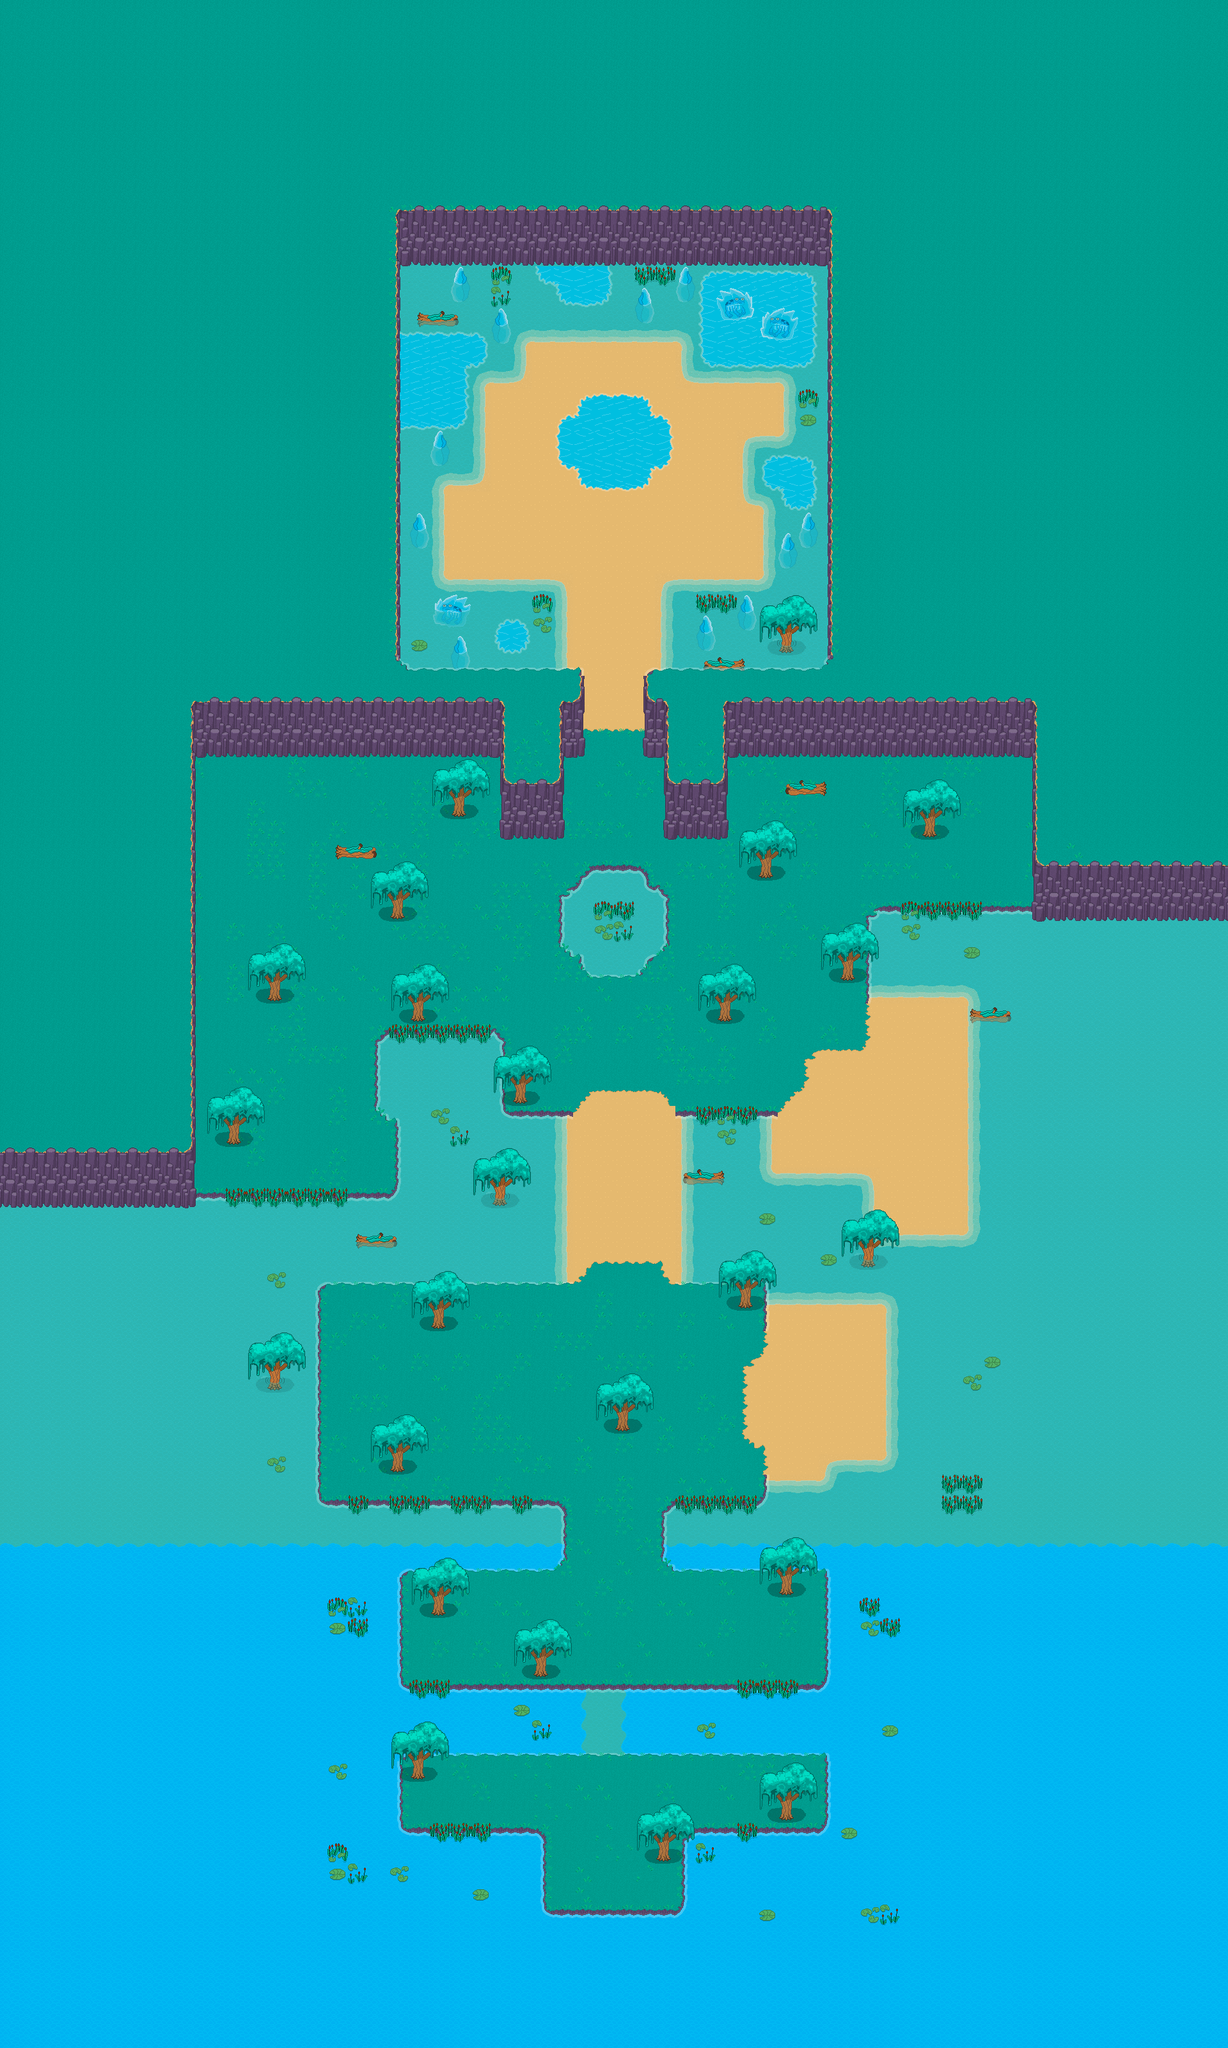

A 2D game scene composited from a Tiled map and its tileset images. What follows is a short description and the map's XML, with each tile layer's data collapsed to a summary:
An orthogonal 60x100 tile map with 32x32 px tiles, 7 tile layers (Water, Floor, BossDeco, BossFrogs, ...), 1 hidden layer not drawn, 2 tilesets and 174 objects.

<map version="1.9" tiledversion="1.9.2" orientation="orthogonal" renderorder="right-down" width="60" height="100" tilewidth="32" tileheight="32" infinite="0" nextlayerid="15" nextobjectid="260">
 <tileset firstgid="1" name="Tileset_Lake" tilewidth="32" tileheight="32" tilecount="500" columns="25">
  <image source="Tilesets/Tileset_Lake.png" width="800" height="640" />
 </tileset>
 <tileset firstgid="501" name="Tileset_Puzzle" tilewidth="32" tileheight="32" tilecount="24" columns="6">
  <image source="Tilesets/Tileset_Puzzle.png" width="192" height="128" />
 </tileset>
 <layer id="1" name="Water" width="60" height="100">
  <properties>
   <property name="Draw" type="bool" value="true" />
  </properties>
  <data>[6000 cells, 2882 non-empty, 8 distinct tile ids]</data>
 </layer>
 <layer id="2" name="Floor" width="60" height="100">
  <properties>
   <property name="Draw" type="bool" value="true" />
  </properties>
  <data>[6000 cells, 3063 non-empty, 23 distinct tile ids]</data>
 </layer>
 <layer id="12" name="BossDeco" width="60" height="100">
  <properties>
   <property name="Draw" type="bool" value="true" />
  </properties>
  <data>[6000 cells, 150 non-empty, 49 distinct tile ids]</data>
 </layer>
 <layer id="13" name="BossFrogs" width="60" height="100">
  <properties>
   <property name="Draw" type="bool" value="true" />
  </properties>
  <data>[6000 cells, 12 non-empty, 12 distinct tile ids]</data>
 </layer>
 <layer id="3" name="Edges" width="60" height="100">
  <properties>
   <property name="Draw" type="bool" value="true" />
  </properties>
  <data>[6000 cells, 268 non-empty, 28 distinct tile ids]</data>
 </layer>
 <layer id="4" name="Plants" width="60" height="100">
  <properties>
   <property name="Draw" type="bool" value="true" />
  </properties>
  <data>[6000 cells, 302 non-empty, 38 distinct tile ids]</data>
 </layer>
 <layer id="6" name="Walls" width="60" height="100">
  <properties>
   <property name="Draw" type="bool" value="true" />
  </properties>
  <data>[6000 cells, 837 non-empty, 40 distinct tile ids]</data>
 </layer>
 <layer id="5" name="Puzzle" width="60" height="100" visible="0">
  <data>[6000 cells, 25 non-empty, 6 distinct tile ids]</data>
 </layer>
 <objectgroup id="7" name="Collisions" visible="0">
  <object id="1" x="306.273" y="1170.61" width="589.629" height="11" />
  <object id="2" x="1023.97" y="1169.61" width="591.467" height="12" />
  <object id="4" x="782.606" y="1181.94" width="99" height="129" />
  <object id="5" x="1038.07" y="1181.61" width="100" height="129.5" />
  <object id="6" x="922.94" y="1351.92" width="79.6667" height="172.72" />
  <object id="9" x="874.94" y="1397.86" width="170.167" height="80.1667" />
  <object id="15" x="1357.1" y="1438.44" width="188.5" height="100.167" />
  <object id="16" x="1532.27" y="1530.86" width="12.5" height="437.5" />
  <object id="17" x="1404.27" y="1947.69" width="130.333" height="407.833" />
  <object id="18" x="1038.27" y="2361.53" width="366.378" height="37.6663" />
  <object id="19" x="1196.36" y="2330.8" width="208.242" height="20.4845" />
  <object id="20" x="1309.67" y="2299.55" width="95.1965" height="31.5754" />
  <object id="21" x="1045.58" y="2347.53" width="154.628" height="17.4163" />
  <object id="22" x="1083.44" y="1736.69" width="103.333" height="267.833" />
  <object id="23" x="1186.61" y="1851.36" width="160.666" height="153.166" />
  <object id="24" x="1196.44" y="1947.02" width="210.666" height="72.1663" />
  <object id="25" x="589.94" y="1633.69" width="196.666" height="102.499" />
  <object id="26" x="620.849" y="1736.23" width="246.59" height="268.458" />
  <object id="28" x="302.353" y="1864.04" width="346.465" height="140.488" />
  <object id="29" x="490.624" y="2004.49" width="9.13167" height="349.988" />
  <object id="30" x="498.417" y="2353.78" width="386.378" height="45.9996" />
  <object id="31" x="498.417" y="2344.61" width="375.378" height="8.9996" />
  <object id="32" x="499.207" y="2002.86" width="9.38167" height="8.738" />
  <object id="36" x="1612.77" y="1182.61" width="3.5" height="255.25" />
  <object id="37" x="300.439" y="1168.86" width="5.33333" height="699.333" />
  <object id="38" x="1068.3" y="1831.69" width="15.25" height="18.5" />
  <object id="39" x="524.091" y="1317.5" width="65.1136" height="24.8523" />
  <object id="41" x="1228.18" y="1218.35" width="65.0795" height="23.6023" />
  <object id="42" x="1516.36" y="1575.66" width="15.9091" height="22.8523" />
  <object id="43" x="710.429" y="1236.74" width="15.0425" height="30.4833" />
  <object id="44" x="677.637" y="1212.91" width="87.2727" height="24.4545" />
  <object id="45" x="679.546" y="1201.81" width="80.3636" height="13.7272" />
  <object id="46" x="704.637" y="1198.53" width="50" height="3.90905" />
  <object id="47" x="712" y="1192.44" width="36.5455" height="6.63632" />
  <object id="48" x="715.818" y="1185.99" width="28.5455" height="6.63632" />
  <object id="49" x="614.929" y="1396.99" width="15.0425" height="30.4833" />
  <object id="50" x="582.137" y="1373.16" width="87.2727" height="24.4545" />
  <object id="51" x="584.046" y="1362.06" width="80.3636" height="13.7272" />
  <object id="52" x="609.137" y="1358.79" width="50" height="3.90905" />
  <object id="53" x="616.5" y="1352.69" width="36.5455" height="6.63632" />
  <object id="54" x="620.318" y="1346.24" width="28.5455" height="6.63632" />
  <object id="55" x="646.429" y="1557.07" width="15.0425" height="30.4833" />
  <object id="56" x="613.637" y="1533.25" width="87.2727" height="24.4545" />
  <object id="57" x="615.546" y="1522.14" width="80.3636" height="13.7272" />
  <object id="58" x="640.637" y="1518.87" width="50" height="3.90905" />
  <object id="59" x="648" y="1512.78" width="36.5455" height="6.63632" />
  <object id="60" x="651.818" y="1506.32" width="28.5455" height="6.63632" />
  <object id="61" x="422.429" y="1525.41" width="15.0425" height="30.4833" />
  <object id="62" x="389.636" y="1501.58" width="87.2727" height="24.4545" />
  <object id="63" x="391.545" y="1490.48" width="80.3636" height="13.7272" />
  <object id="64" x="416.636" y="1487.2" width="50" height="3.90905" />
  <object id="65" x="424" y="1481.11" width="36.5455" height="6.63632" />
  <object id="66" x="427.818" y="1474.66" width="28.5455" height="6.63632" />
  <object id="67" x="358.428" y="1749.41" width="15.0425" height="30.4833" />
  <object id="68" x="325.636" y="1725.58" width="87.2727" height="24.4545" />
  <object id="69" x="327.545" y="1714.48" width="80.3636" height="13.7272" />
  <object id="70" x="352.636" y="1711.2" width="50" height="3.90905" />
  <object id="71" x="359.999" y="1705.11" width="36.5455" height="6.63632" />
  <object id="72" x="363.817" y="1698.66" width="28.5455" height="6.63632" />
  <object id="73" x="1446.09" y="1269.07" width="15.0425" height="30.4833" />
  <object id="74" x="1413.3" y="1245.25" width="87.2727" height="24.4545" />
  <object id="75" x="1415.21" y="1234.14" width="80.3636" height="13.7272" />
  <object id="76" x="1440.3" y="1230.87" width="50" height="3.90905" />
  <object id="77" x="1447.66" y="1224.78" width="36.5455" height="6.63632" />
  <object id="78" x="1451.48" y="1218.32" width="28.5455" height="6.63632" />
  <object id="79" x="1190.43" y="1333.07" width="15.0425" height="30.4833" />
  <object id="80" x="1157.64" y="1309.25" width="87.2727" height="24.4545" />
  <object id="81" x="1159.55" y="1298.14" width="80.3636" height="13.7272" />
  <object id="82" x="1184.64" y="1294.87" width="50" height="3.90905" />
  <object id="83" x="1192" y="1288.78" width="36.5455" height="6.63632" />
  <object id="84" x="1195.82" y="1282.32" width="28.5455" height="6.63632" />
  </objectgroup>
 <objectgroup id="14" name="Elipses" visible="0">
  <properties>
   <property name="Type" type="int" value="235" />
  </properties>
  <!-- 5 objects omitted --></objectgroup>
</map>
<!-- 103 of 174 objects omitted -->
